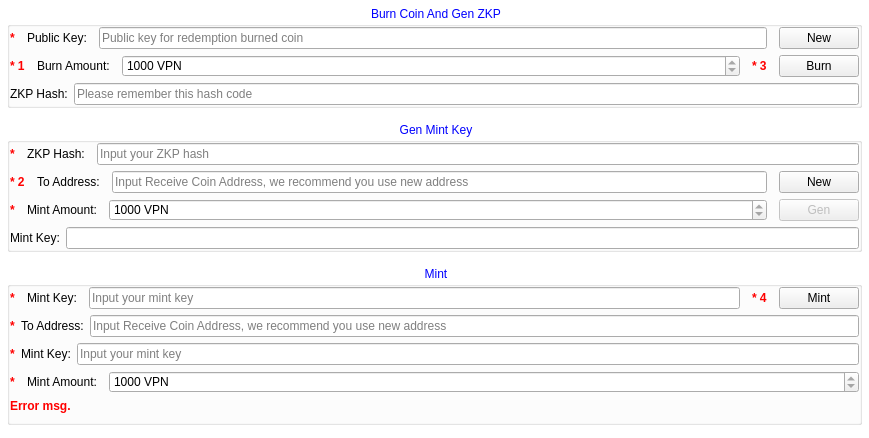
<?xml version="1.0" encoding="UTF-8"?>
<ui version="4.0">
 <class>ZkpForm</class>
 <widget class="QWidget" name="ZkpForm">
  <property name="geometry">
   <rect>
    <x>0</x>
    <y>0</y>
    <width>869</width>
    <height>438</height>
   </rect>
  </property>
  <property name="windowTitle">
   <string>Form</string>
  </property>
  <property name="styleSheet">
   <string notr="true">#ZkpForm{
background-color: white;
}

QGroupBox{
background-color: transparent;
}
#scrollAWC,#scrollArea
{
   background:transparent;
}

QGroupBox::title {
   subcontrol-origin: margin;
   subcontrol-position: top center;
   padding: 0 3px;
   font-weight: bold;
   color : blue;
}</string>
  </property>
  <layout class="QVBoxLayout" name="verticalLayout">
   <property name="margin">
    <number>3</number>
   </property>
   <item>
    <widget class="QScrollArea" name="scrollArea">
     <property name="widgetResizable">
      <bool>true</bool>
     </property>
     <widget class="QWidget" name="scrollAWC">
      <property name="geometry">
       <rect>
        <x>0</x>
        <y>0</y>
        <width>861</width>
        <height>430</height>
       </rect>
      </property>
      <property name="sizePolicy">
       <sizepolicy hsizetype="Preferred" vsizetype="Preferred">
        <horstretch>0</horstretch>
        <verstretch>0</verstretch>
       </sizepolicy>
      </property>
      <layout class="QVBoxLayout" name="verticalLayout_5">
       <property name="spacing">
        <number>15</number>
       </property>
       <property name="leftMargin">
        <number>3</number>
       </property>
       <property name="topMargin">
        <number>3</number>
       </property>
       <property name="rightMargin">
        <number>3</number>
       </property>
       <property name="bottomMargin">
        <number>0</number>
       </property>
       <item>
        <layout class="QVBoxLayout" name="verticalLayout_2">
         <item>
          <widget class="QGroupBox" name="grpb_burn">
           <property name="sizePolicy">
            <sizepolicy hsizetype="Preferred" vsizetype="Preferred">
             <horstretch>0</horstretch>
             <verstretch>0</verstretch>
            </sizepolicy>
           </property>
           <property name="title">
            <string>Burn Coin And Gen ZKP</string>
           </property>
           <property name="alignment">
            <set>Qt::AlignCenter</set>
           </property>
           <property name="flat">
            <bool>false</bool>
           </property>
           <layout class="QVBoxLayout" name="verticalLayout_6">
            <property name="margin">
             <number>0</number>
            </property>
            <item>
             <layout class="QHBoxLayout" name="horizontalLayout_11">
              <property name="spacing">
               <number>12</number>
              </property>
              <property name="bottomMargin">
               <number>0</number>
              </property>
              <item>
               <widget class="QLabel" name="label_10">
                <property name="styleSheet">
                 <string notr="true">color:red; font-weight :bold;</string>
                </property>
                <property name="text">
                 <string>*</string>
                </property>
               </widget>
              </item>
              <item>
               <widget class="QLabel" name="label_9">
                <property name="styleSheet">
                 <string notr="true"/>
                </property>
                <property name="text">
                 <string>Public Key:</string>
                </property>
               </widget>
              </item>
              <item>
               <widget class="QLineEdit" name="le_b_pubkey">
                <property name="toolTip">
                 <string>Public key for redemption burned coin</string>
                </property>
                <property name="maxLength">
                 <number>34</number>
                </property>
                <property name="placeholderText">
                 <string>Public key for redemption burned coin</string>
                </property>
               </widget>
              </item>
              <item>
               <widget class="QPushButton" name="pb_newPubKey">
                <property name="text">
                 <string>New</string>
                </property>
               </widget>
              </item>
             </layout>
            </item>
            <item>
             <layout class="QHBoxLayout" name="horizontalLayout">
              <property name="spacing">
               <number>12</number>
              </property>
              <item>
               <widget class="QLabel" name="label_11">
                <property name="styleSheet">
                 <string notr="true">color:red; font-weight :bold;</string>
                </property>
                <property name="text">
                 <string>* 1</string>
                </property>
               </widget>
              </item>
              <item>
               <widget class="QLabel" name="lab_burn">
                <property name="styleSheet">
                 <string notr="true"/>
                </property>
                <property name="text">
                 <string>Burn Amount:</string>
                </property>
               </widget>
              </item>
              <item>
               <widget class="QSpinBox" name="spb_BurnAmount">
                <property name="sizePolicy">
                 <sizepolicy hsizetype="Expanding" vsizetype="Fixed">
                  <horstretch>0</horstretch>
                  <verstretch>0</verstretch>
                 </sizepolicy>
                </property>
                <property name="suffix">
                 <string> VPN</string>
                </property>
                <property name="minimum">
                 <number>1000</number>
                </property>
                <property name="maximum">
                 <number>1000</number>
                </property>
                <property name="singleStep">
                 <number>1000</number>
                </property>
                <property name="value">
                 <number>1000</number>
                </property>
               </widget>
              </item>
              <item>
               <layout class="QHBoxLayout" name="horizontalLayout_13">
                <property name="leftMargin">
                 <number>0</number>
                </property>
                <item>
                 <widget class="QLabel" name="label_19">
                  <property name="styleSheet">
                   <string notr="true">color:red; font-weight :bold;</string>
                  </property>
                  <property name="text">
                   <string>* 3</string>
                  </property>
                 </widget>
                </item>
                <item>
                 <widget class="QPushButton" name="pb_burn">
                  <property name="text">
                   <string>Burn</string>
                  </property>
                 </widget>
                </item>
               </layout>
              </item>
             </layout>
            </item>
            <item>
             <layout class="QHBoxLayout" name="horizontalLayout_2">
              <property name="leftMargin">
               <number>0</number>
              </property>
              <property name="topMargin">
               <number>0</number>
              </property>
              <item>
               <widget class="QLabel" name="lab_burnProof">
                <property name="text">
                 <string>ZKP Hash:</string>
                </property>
               </widget>
              </item>
              <item>
               <widget class="QLineEdit" name="le_burnProof">
                <property name="toolTip">
                 <string>Please remember this hash code</string>
                </property>
                <property name="readOnly">
                 <bool>true</bool>
                </property>
                <property name="placeholderText">
                 <string>Please remember this hash code</string>
                </property>
               </widget>
              </item>
             </layout>
            </item>
           </layout>
          </widget>
         </item>
        </layout>
       </item>
       <item>
        <layout class="QVBoxLayout" name="verticalLayout_3">
         <item>
          <widget class="QGroupBox" name="grpb_gmk">
           <property name="title">
            <string>Gen Mint Key</string>
           </property>
           <property name="alignment">
            <set>Qt::AlignCenter</set>
           </property>
           <property name="flat">
            <bool>true</bool>
           </property>
           <layout class="QVBoxLayout" name="verticalLayout_7">
            <property name="margin">
             <number>0</number>
            </property>
            <item>
             <layout class="QHBoxLayout" name="horizontalLayout_3">
              <property name="spacing">
               <number>12</number>
              </property>
              <item>
               <widget class="QLabel" name="label_12">
                <property name="styleSheet">
                 <string notr="true">color:red; font-weight :bold;</string>
                </property>
                <property name="text">
                 <string>*</string>
                </property>
               </widget>
              </item>
              <item>
               <widget class="QLabel" name="label">
                <property name="styleSheet">
                 <string notr="true"/>
                </property>
                <property name="text">
                 <string>ZKP Hash:</string>
                </property>
               </widget>
              </item>
              <item>
               <widget class="QLineEdit" name="le_zkpForMintKey">
                <property name="placeholderText">
                 <string>Input your ZKP hash</string>
                </property>
               </widget>
              </item>
             </layout>
            </item>
            <item>
             <layout class="QHBoxLayout" name="horizontalLayout_4">
              <property name="spacing">
               <number>12</number>
              </property>
              <item>
               <widget class="QLabel" name="label_13">
                <property name="styleSheet">
                 <string notr="true">color:red; font-weight :bold;</string>
                </property>
                <property name="text">
                 <string>* 2</string>
                </property>
               </widget>
              </item>
              <item>
               <widget class="QLabel" name="label_2">
                <property name="styleSheet">
                 <string notr="true"/>
                </property>
                <property name="text">
                 <string>To Address:</string>
                </property>
               </widget>
              </item>
              <item>
               <widget class="QLineEdit" name="le_g_toAddress">
                <property name="toolTip">
                 <string>Input Receive Coin Address, we recommend you use new address</string>
                </property>
                <property name="maxLength">
                 <number>34</number>
                </property>
                <property name="placeholderText">
                 <string>Input Receive Coin Address, we recommend you use new address</string>
                </property>
               </widget>
              </item>
              <item>
               <widget class="QPushButton" name="pb_g_new">
                <property name="text">
                 <string>New</string>
                </property>
               </widget>
              </item>
             </layout>
            </item>
            <item>
             <layout class="QHBoxLayout" name="horizontalLayout_5">
              <property name="spacing">
               <number>12</number>
              </property>
              <property name="bottomMargin">
               <number>0</number>
              </property>
              <item>
               <widget class="QLabel" name="label_14">
                <property name="styleSheet">
                 <string notr="true">color:red; font-weight :bold;</string>
                </property>
                <property name="text">
                 <string>*</string>
                </property>
               </widget>
              </item>
              <item>
               <widget class="QLabel" name="label_3">
                <property name="styleSheet">
                 <string notr="true"/>
                </property>
                <property name="text">
                 <string>Mint Amount:</string>
                </property>
               </widget>
              </item>
              <item>
               <widget class="QSpinBox" name="sb_gMintAmount">
                <property name="sizePolicy">
                 <sizepolicy hsizetype="Expanding" vsizetype="Fixed">
                  <horstretch>0</horstretch>
                  <verstretch>0</verstretch>
                 </sizepolicy>
                </property>
                <property name="suffix">
                 <string> VPN</string>
                </property>
                <property name="minimum">
                 <number>1000</number>
                </property>
                <property name="maximum">
                 <number>1000</number>
                </property>
                <property name="singleStep">
                 <number>1000</number>
                </property>
                <property name="value">
                 <number>1000</number>
                </property>
               </widget>
              </item>
              <item>
               <widget class="QPushButton" name="pb_genKey">
                <property name="enabled">
                 <bool>false</bool>
                </property>
                <property name="text">
                 <string>Gen</string>
                </property>
               </widget>
              </item>
             </layout>
            </item>
            <item>
             <layout class="QHBoxLayout" name="horizontalLayout_6">
              <property name="bottomMargin">
               <number>0</number>
              </property>
              <item>
               <widget class="QLabel" name="label_4">
                <property name="text">
                 <string>Mint Key:</string>
                </property>
               </widget>
              </item>
              <item>
               <widget class="QLineEdit" name="le_gMintKey">
                <property name="readOnly">
                 <bool>true</bool>
                </property>
               </widget>
              </item>
             </layout>
            </item>
           </layout>
          </widget>
         </item>
        </layout>
       </item>
       <item>
        <layout class="QVBoxLayout" name="verticalLayout_4">
         <item>
          <widget class="QGroupBox" name="grpb_mint">
           <property name="title">
            <string>Mint</string>
           </property>
           <property name="alignment">
            <set>Qt::AlignCenter</set>
           </property>
           <property name="flat">
            <bool>true</bool>
           </property>
           <layout class="QVBoxLayout" name="verticalLayout_8">
            <property name="leftMargin">
             <number>0</number>
            </property>
            <property name="topMargin">
             <number>0</number>
            </property>
            <property name="rightMargin">
             <number>0</number>
            </property>
            <property name="bottomMargin">
             <number>9</number>
            </property>
            <item>
             <layout class="QHBoxLayout" name="horizontalLayout_7">
              <property name="spacing">
               <number>12</number>
              </property>
              <item>
               <widget class="QLabel" name="label_15">
                <property name="styleSheet">
                 <string notr="true">color:red; font-weight :bold;</string>
                </property>
                <property name="text">
                 <string>*</string>
                </property>
               </widget>
              </item>
              <item>
               <widget class="QLabel" name="label_5">
                <property name="styleSheet">
                 <string notr="true"/>
                </property>
                <property name="text">
                 <string>Mint Key:</string>
                </property>
               </widget>
              </item>
              <item>
               <widget class="QLineEdit" name="le_m_zkpHash">
                <property name="placeholderText">
                 <string>Input your mint key</string>
                </property>
               </widget>
              </item>
              <item>
               <layout class="QHBoxLayout" name="horizontalLayout_14">
                <property name="leftMargin">
                 <number>0</number>
                </property>
                <item>
                 <widget class="QLabel" name="label_20">
                  <property name="styleSheet">
                   <string notr="true">color:red; font-weight :bold;</string>
                  </property>
                  <property name="text">
                   <string>* 4</string>
                  </property>
                 </widget>
                </item>
                <item>
                 <widget class="QPushButton" name="pb_Mint">
                  <property name="text">
                   <string>Mint</string>
                  </property>
                 </widget>
                </item>
               </layout>
              </item>
             </layout>
            </item>
            <item>
             <layout class="QHBoxLayout" name="horizontalLayout_8">
              <property name="bottomMargin">
               <number>0</number>
              </property>
              <item>
               <widget class="QLabel" name="label_16">
                <property name="styleSheet">
                 <string notr="true">color:red; font-weight :bold;</string>
                </property>
                <property name="text">
                 <string>*</string>
                </property>
               </widget>
              </item>
              <item>
               <widget class="QLabel" name="label_6">
                <property name="styleSheet">
                 <string notr="true"/>
                </property>
                <property name="text">
                 <string>To Address:</string>
                </property>
               </widget>
              </item>
              <item>
               <widget class="QLineEdit" name="le_m_toAddress">
                <property name="maxLength">
                 <number>34</number>
                </property>
                <property name="placeholderText">
                 <string>Input Receive Coin Address, we recommend you use new address</string>
                </property>
               </widget>
              </item>
             </layout>
            </item>
            <item>
             <layout class="QHBoxLayout" name="horizontalLayout_9">
              <property name="bottomMargin">
               <number>0</number>
              </property>
              <item>
               <widget class="QLabel" name="label_17">
                <property name="styleSheet">
                 <string notr="true">color:red; font-weight :bold;</string>
                </property>
                <property name="text">
                 <string>*</string>
                </property>
               </widget>
              </item>
              <item>
               <widget class="QLabel" name="label_7">
                <property name="styleSheet">
                 <string notr="true"/>
                </property>
                <property name="text">
                 <string>Mint Key:</string>
                </property>
               </widget>
              </item>
              <item>
               <widget class="QLineEdit" name="le_m_MintKey">
                <property name="placeholderText">
                 <string>Input your mint key</string>
                </property>
               </widget>
              </item>
             </layout>
            </item>
            <item>
             <layout class="QHBoxLayout" name="horizontalLayout_10">
              <property name="spacing">
               <number>12</number>
              </property>
              <property name="bottomMargin">
               <number>0</number>
              </property>
              <item>
               <widget class="QLabel" name="label_18">
                <property name="styleSheet">
                 <string notr="true">color:red; font-weight :bold;</string>
                </property>
                <property name="text">
                 <string>*</string>
                </property>
               </widget>
              </item>
              <item>
               <widget class="QLabel" name="label_8">
                <property name="styleSheet">
                 <string notr="true"/>
                </property>
                <property name="text">
                 <string>Mint Amount:</string>
                </property>
               </widget>
              </item>
              <item>
               <widget class="QSpinBox" name="sb_m_amount">
                <property name="sizePolicy">
                 <sizepolicy hsizetype="Expanding" vsizetype="Fixed">
                  <horstretch>0</horstretch>
                  <verstretch>0</verstretch>
                 </sizepolicy>
                </property>
                <property name="suffix">
                 <string> VPN</string>
                </property>
                <property name="minimum">
                 <number>1000</number>
                </property>
                <property name="maximum">
                 <number>1000</number>
                </property>
                <property name="singleStep">
                 <number>100</number>
                </property>
               </widget>
              </item>
             </layout>
            </item>
            <item>
             <layout class="QHBoxLayout" name="horizontalLayout_12">
              <property name="topMargin">
               <number>0</number>
              </property>
              <item>
               <widget class="QLabel" name="lab_err">
                <property name="styleSheet">
                 <string notr="true">color:red;    font-weight: bold;</string>
                </property>
                <property name="text">
                 <string>Error msg.</string>
                </property>
               </widget>
              </item>
             </layout>
            </item>
           </layout>
          </widget>
         </item>
        </layout>
       </item>
       <item>
        <spacer name="verticalSpacer">
         <property name="orientation">
          <enum>Qt::Vertical</enum>
         </property>
         <property name="sizeType">
          <enum>QSizePolicy::Expanding</enum>
         </property>
         <property name="sizeHint" stdset="0">
          <size>
           <width>20</width>
           <height>40</height>
          </size>
         </property>
        </spacer>
       </item>
      </layout>
     </widget>
    </widget>
   </item>
  </layout>
 </widget>
 <resources/>
 <connections/>
</ui>
